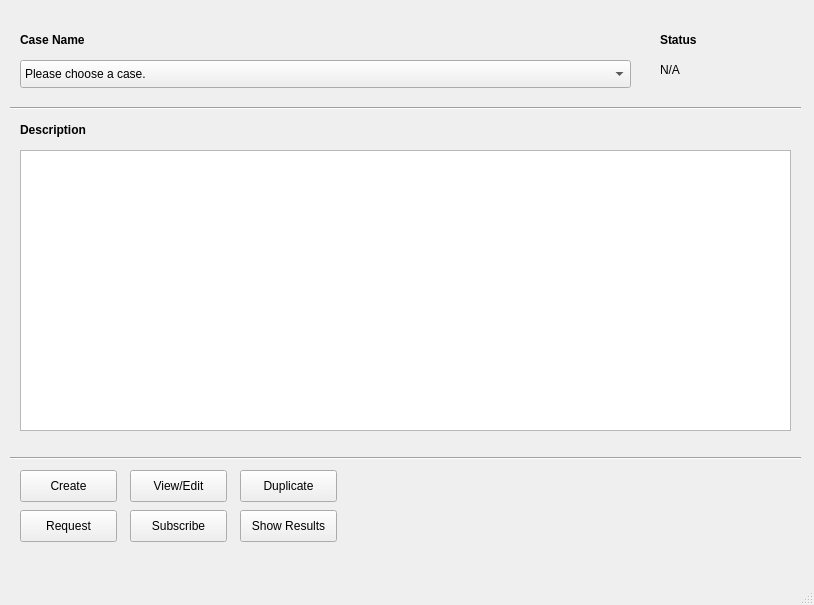
<?xml version="1.0" encoding="UTF-8"?>
<ui version="4.0">
 <class>MainWindow</class>
 <widget class="QMainWindow" name="MainWindow">
  <property name="geometry">
   <rect>
    <x>0</x>
    <y>0</y>
    <width>814</width>
    <height>605</height>
   </rect>
  </property>
  <property name="windowTitle">
   <string>ML Substation</string>
  </property>
  <widget class="QWidget" name="centralwidget">
   <widget class="Line" name="line_horizontal_2">
    <property name="geometry">
     <rect>
      <x>10</x>
      <y>450</y>
      <width>791</width>
      <height>16</height>
     </rect>
    </property>
    <property name="orientation">
     <enum>Qt::Horizontal</enum>
    </property>
   </widget>
   <widget class="Line" name="line_horizontal_3">
    <property name="geometry">
     <rect>
      <x>10</x>
      <y>100</y>
      <width>791</width>
      <height>16</height>
     </rect>
    </property>
    <property name="orientation">
     <enum>Qt::Horizontal</enum>
    </property>
   </widget>
   <widget class="QLabel" name="label_case">
    <property name="geometry">
     <rect>
      <x>20</x>
      <y>30</y>
      <width>140</width>
      <height>20</height>
     </rect>
    </property>
    <property name="text">
     <string>&lt;html&gt;&lt;head/&gt;&lt;body&gt;&lt;p&gt;&lt;span style=&quot; font-weight:600;&quot;&gt;Case Name&lt;/span&gt;&lt;/p&gt;&lt;/body&gt;&lt;/html&gt;</string>
    </property>
   </widget>
   <widget class="QComboBox" name="comboBox_case">
    <property name="geometry">
     <rect>
      <x>20</x>
      <y>60</y>
      <width>611</width>
      <height>28</height>
     </rect>
    </property>
    <item>
     <property name="text">
      <string>Please choose a case.</string>
     </property>
    </item>
   </widget>
   <widget class="QLabel" name="label_status">
    <property name="geometry">
     <rect>
      <x>660</x>
      <y>30</y>
      <width>140</width>
      <height>20</height>
     </rect>
    </property>
    <property name="text">
     <string>&lt;html&gt;&lt;head/&gt;&lt;body&gt;&lt;p&gt;&lt;span style=&quot; font-weight:600;&quot;&gt;Status&lt;/span&gt;&lt;/p&gt;&lt;/body&gt;&lt;/html&gt;</string>
    </property>
   </widget>
   <widget class="QLabel" name="label_description">
    <property name="geometry">
     <rect>
      <x>20</x>
      <y>120</y>
      <width>140</width>
      <height>20</height>
     </rect>
    </property>
    <property name="text">
     <string>&lt;html&gt;&lt;head/&gt;&lt;body&gt;&lt;p&gt;&lt;span style=&quot; font-weight:600;&quot;&gt;Description&lt;/span&gt;&lt;/p&gt;&lt;/body&gt;&lt;/html&gt;</string>
    </property>
   </widget>
   <widget class="QTextEdit" name="textEdit_des">
    <property name="geometry">
     <rect>
      <x>20</x>
      <y>150</y>
      <width>771</width>
      <height>281</height>
     </rect>
    </property>
   </widget>
   <widget class="QPushButton" name="pushButton_create">
    <property name="geometry">
     <rect>
      <x>20</x>
      <y>470</y>
      <width>97</width>
      <height>32</height>
     </rect>
    </property>
    <property name="text">
     <string>Create</string>
    </property>
   </widget>
   <widget class="QPushButton" name="pushButton_edit">
    <property name="geometry">
     <rect>
      <x>130</x>
      <y>470</y>
      <width>97</width>
      <height>32</height>
     </rect>
    </property>
    <property name="text">
     <string>View/Edit</string>
    </property>
   </widget>
   <widget class="QPushButton" name="pushButton_dupilicate">
    <property name="geometry">
     <rect>
      <x>240</x>
      <y>470</y>
      <width>97</width>
      <height>32</height>
     </rect>
    </property>
    <property name="text">
     <string>Duplicate</string>
    </property>
   </widget>
   <widget class="QPushButton" name="pushButton_request">
    <property name="geometry">
     <rect>
      <x>20</x>
      <y>510</y>
      <width>97</width>
      <height>32</height>
     </rect>
    </property>
    <property name="text">
     <string>Request</string>
    </property>
   </widget>
   <widget class="QPushButton" name="pushButton_subscribe">
    <property name="geometry">
     <rect>
      <x>130</x>
      <y>510</y>
      <width>97</width>
      <height>32</height>
     </rect>
    </property>
    <property name="text">
     <string>Subscribe</string>
    </property>
   </widget>
   <widget class="QPushButton" name="pushButton_show">
    <property name="geometry">
     <rect>
      <x>240</x>
      <y>510</y>
      <width>97</width>
      <height>32</height>
     </rect>
    </property>
    <property name="text">
     <string>Show Results</string>
    </property>
   </widget>
   <widget class="QLabel" name="label_Status">
    <property name="geometry">
     <rect>
      <x>660</x>
      <y>60</y>
      <width>140</width>
      <height>20</height>
     </rect>
    </property>
    <property name="text">
     <string>&lt;html&gt;&lt;head/&gt;&lt;body&gt;&lt;p&gt;N/A&lt;/p&gt;&lt;/body&gt;&lt;/html&gt;</string>
    </property>
   </widget>
  </widget>
  <widget class="QMenuBar" name="menubar">
   <property name="geometry">
    <rect>
     <x>0</x>
     <y>0</y>
     <width>814</width>
     <height>26</height>
    </rect>
   </property>
  </widget>
  <widget class="QStatusBar" name="statusbar"/>
 </widget>
 <resources/>
 <connections>
  <connection>
   <sender>comboBox_case</sender>
   <signal>currentIndexChanged(QString)</signal>
   <receiver>MainWindow</receiver>
   <slot>caseChanged()</slot>
   <hints>
    <hint type="sourcelabel">
     <x>325</x>
     <y>99</y>
    </hint>
    <hint type="destinationlabel">
     <x>406</x>
     <y>302</y>
    </hint>
   </hints>
  </connection>
  <connection>
   <sender>pushButton_create</sender>
   <signal>clicked()</signal>
   <receiver>MainWindow</receiver>
   <slot>create()</slot>
   <hints>
    <hint type="sourcelabel">
     <x>68</x>
     <y>511</y>
    </hint>
    <hint type="destinationlabel">
     <x>406</x>
     <y>302</y>
    </hint>
   </hints>
  </connection>
  <connection>
   <sender>pushButton_edit</sender>
   <signal>clicked()</signal>
   <receiver>MainWindow</receiver>
   <slot>edit()</slot>
   <hints>
    <hint type="sourcelabel">
     <x>178</x>
     <y>511</y>
    </hint>
    <hint type="destinationlabel">
     <x>406</x>
     <y>302</y>
    </hint>
   </hints>
  </connection>
  <connection>
   <sender>pushButton_show</sender>
   <signal>clicked()</signal>
   <receiver>MainWindow</receiver>
   <slot>result()</slot>
   <hints>
    <hint type="sourcelabel">
     <x>288</x>
     <y>551</y>
    </hint>
    <hint type="destinationlabel">
     <x>406</x>
     <y>302</y>
    </hint>
   </hints>
  </connection>
 </connections>
 <slots>
  <slot>caseChanged()</slot>
  <slot>create()</slot>
  <slot>edit()</slot>
  <slot>result()</slot>
 </slots>
</ui>
